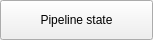
<?xml version="1.0" encoding="UTF-8"?>
<ui version="4.0">
 <class>rgMenuPipelineStateItem</class>
 <widget class="QWidget" name="rgMenuPipelineStateItem">
  <property name="geometry">
   <rect>
    <x>0</x>
    <y>0</y>
    <width>153</width>
    <height>40</height>
   </rect>
  </property>
  <property name="minimumSize">
   <size>
    <width>0</width>
    <height>40</height>
   </size>
  </property>
  <property name="maximumSize">
   <size>
    <width>16777215</width>
    <height>40</height>
   </size>
  </property>
  <property name="windowTitle">
   <string>Form</string>
  </property>
  <layout class="QGridLayout" name="gridLayout">
   <property name="leftMargin">
    <number>0</number>
   </property>
   <property name="topMargin">
    <number>0</number>
   </property>
   <property name="rightMargin">
    <number>0</number>
   </property>
   <property name="bottomMargin">
    <number>0</number>
   </property>
   <property name="spacing">
    <number>0</number>
   </property>
   <item row="0" column="0">
    <widget class="QPushButton" name="pipelineStateButton">
     <property name="sizePolicy">
      <sizepolicy hsizetype="Preferred" vsizetype="Preferred">
       <horstretch>0</horstretch>
       <verstretch>0</verstretch>
      </sizepolicy>
     </property>
     <property name="font">
      <font>
       <weight>50</weight>
       <bold>false</bold>
      </font>
     </property>
     <property name="focusPolicy">
      <enum>Qt::NoFocus</enum>
     </property>
     <property name="styleSheet">
      <string notr="true"/>
     </property>
     <property name="text">
      <string>Pipeline state</string>
     </property>
     <property name="icon">
      <iconset resource="../res/RadeonGPUAnalyzerGUI.qrc">
       <normaloff>:/icons/stateSettingsCube.svg</normaloff>:/icons/stateSettingsCube.svg</iconset>
     </property>
    </widget>
   </item>
  </layout>
 </widget>
 <resources>
  <include location="../res/RadeonGPUAnalyzerGUI.qrc"/>
 </resources>
 <connections/>
</ui>
